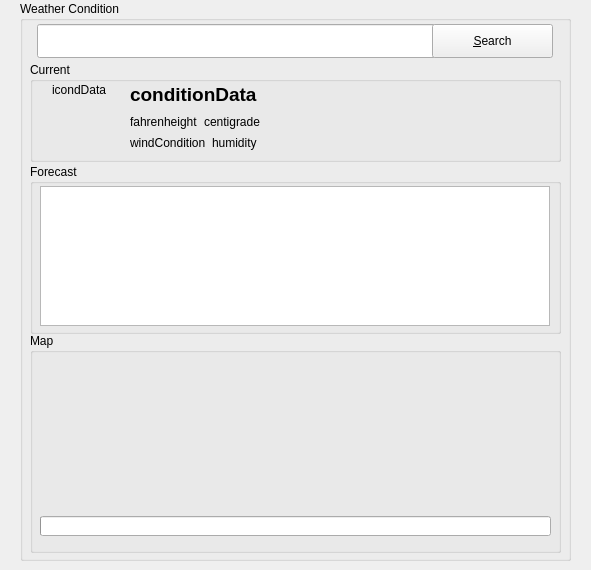
<?xml version="1.0" encoding="UTF-8"?>
<ui version="4.0">
 <class>Panahon</class>
 <widget class="QWidget" name="Panahon">
  <property name="geometry">
   <rect>
    <x>0</x>
    <y>0</y>
    <width>591</width>
    <height>570</height>
   </rect>
  </property>
  <property name="windowTitle">
   <string>Panahon</string>
  </property>
  <widget class="QGroupBox" name="weatherGroupBox">
   <property name="geometry">
    <rect>
     <x>20</x>
     <y>1</y>
     <width>551</width>
     <height>560</height>
    </rect>
   </property>
   <property name="title">
    <string>Weather Condition</string>
   </property>
   <widget class="QGroupBox" name="groupBox_3">
    <property name="geometry">
     <rect>
      <x>10</x>
      <y>163</y>
      <width>531</width>
      <height>170</height>
     </rect>
    </property>
    <property name="title">
     <string>Forecast</string>
    </property>
    <widget class="QTableWidget" name="forecastTable">
     <property name="geometry">
      <rect>
       <x>10</x>
       <y>22</y>
       <width>510</width>
       <height>140</height>
      </rect>
     </property>
    </widget>
   </widget>
   <widget class="QGroupBox" name="groupBox_4">
    <property name="geometry">
     <rect>
      <x>10</x>
      <y>332</y>
      <width>531</width>
      <height>220</height>
     </rect>
    </property>
    <property name="title">
     <string>Map</string>
    </property>
    <widget class="GoogleMap" name="gmap" native="true">
     <property name="geometry">
      <rect>
       <x>10</x>
       <y>19</y>
       <width>511</width>
       <height>160</height>
      </rect>
     </property>
    </widget>
    <widget class="QProgressBar" name="mapProgressBar">
     <property name="geometry">
      <rect>
       <x>10</x>
       <y>183</y>
       <width>511</width>
       <height>20</height>
      </rect>
     </property>
     <property name="value">
      <number>0</number>
     </property>
     <property name="textVisible">
      <bool>false</bool>
     </property>
     <property name="format">
      <string>%p%</string>
     </property>
    </widget>
   </widget>
   <widget class="QLineEdit" name="searchLineEdit">
    <property name="geometry">
     <rect>
      <x>17</x>
      <y>23</y>
      <width>400</width>
      <height>34</height>
     </rect>
    </property>
    <property name="font">
     <font>
      <pointsize>13</pointsize>
      <weight>75</weight>
      <bold>true</bold>
     </font>
    </property>
    <property name="toolTip">
     <string>Type name of a city or province or state e.g. New York, USA</string>
    </property>
    <property name="statusTip">
     <string>Type name of a city or province or state e.g. New York, USA</string>
    </property>
    <property name="inputMethodHints">
     <set>Qt::ImhNone</set>
    </property>
    <property name="placeholderText">
     <string/>
    </property>
   </widget>
   <widget class="QPushButton" name="searchPushButton">
    <property name="geometry">
     <rect>
      <x>412</x>
      <y>23</y>
      <width>121</width>
      <height>34</height>
     </rect>
    </property>
    <property name="text">
     <string>&amp;Search</string>
    </property>
    <property name="icon">
     <iconset resource="panahon.qrc">
      <normaloff>:/images/icon_search.png</normaloff>:/images/icon_search.png</iconset>
    </property>
   </widget>
   <widget class="QGroupBox" name="groupBox_2">
    <property name="geometry">
     <rect>
      <x>10</x>
      <y>61</y>
      <width>531</width>
      <height>100</height>
     </rect>
    </property>
    <property name="title">
     <string>Current</string>
    </property>
    <widget class="QFrame" name="frame">
     <property name="geometry">
      <rect>
       <x>10</x>
       <y>18</y>
       <width>80</width>
       <height>80</height>
      </rect>
     </property>
     <property name="frameShape">
      <enum>QFrame::NoFrame</enum>
     </property>
     <property name="frameShadow">
      <enum>QFrame::Plain</enum>
     </property>
     <property name="lineWidth">
      <number>0</number>
     </property>
     <widget class="QLabel" name="iconLabel">
      <property name="geometry">
       <rect>
        <x>-1</x>
        <y>3</y>
        <width>80</width>
        <height>70</height>
       </rect>
      </property>
      <property name="sizePolicy">
       <sizepolicy hsizetype="Expanding" vsizetype="Expanding">
        <horstretch>0</horstretch>
        <verstretch>0</verstretch>
       </sizepolicy>
      </property>
      <property name="text">
       <string>icondData</string>
      </property>
      <property name="scaledContents">
       <bool>true</bool>
      </property>
      <property name="alignment">
       <set>Qt::AlignHCenter|Qt::AlignTop</set>
      </property>
     </widget>
    </widget>
    <widget class="QWidget" name="layoutWidget">
     <property name="geometry">
      <rect>
       <x>100</x>
       <y>21</y>
       <width>421</width>
       <height>49</height>
      </rect>
     </property>
     <layout class="QVBoxLayout" name="verticalLayout_2">
      <item>
       <widget class="QLabel" name="conditionData">
        <property name="sizePolicy">
         <sizepolicy hsizetype="Expanding" vsizetype="Preferred">
          <horstretch>0</horstretch>
          <verstretch>0</verstretch>
         </sizepolicy>
        </property>
        <property name="font">
         <font>
          <pointsize>14</pointsize>
          <weight>75</weight>
          <bold>true</bold>
         </font>
        </property>
        <property name="text">
         <string>conditionData</string>
        </property>
       </widget>
      </item>
      <item>
       <layout class="QGridLayout" name="gridLayout">
        <item row="0" column="0">
         <widget class="QLabel" name="fahrenheit">
          <property name="sizePolicy">
           <sizepolicy hsizetype="Minimum" vsizetype="Preferred">
            <horstretch>0</horstretch>
            <verstretch>0</verstretch>
           </sizepolicy>
          </property>
          <property name="text">
           <string>fahrenheight</string>
          </property>
          <property name="scaledContents">
           <bool>false</bool>
          </property>
         </widget>
        </item>
        <item row="0" column="1">
         <widget class="QLabel" name="centigrade">
          <property name="sizePolicy">
           <sizepolicy hsizetype="Expanding" vsizetype="Preferred">
            <horstretch>0</horstretch>
            <verstretch>0</verstretch>
           </sizepolicy>
          </property>
          <property name="text">
           <string>centigrade</string>
          </property>
         </widget>
        </item>
       </layout>
      </item>
     </layout>
    </widget>
    <widget class="QWidget" name="layoutWidget">
     <property name="geometry">
      <rect>
       <x>100</x>
       <y>74</y>
       <width>420</width>
       <height>19</height>
      </rect>
     </property>
     <layout class="QFormLayout" name="formLayout">
      <item row="0" column="0">
       <widget class="QLabel" name="windCondition">
        <property name="sizePolicy">
         <sizepolicy hsizetype="Expanding" vsizetype="Preferred">
          <horstretch>0</horstretch>
          <verstretch>0</verstretch>
         </sizepolicy>
        </property>
        <property name="text">
         <string>windCondition</string>
        </property>
       </widget>
      </item>
      <item row="0" column="1">
       <widget class="QLabel" name="humidity">
        <property name="sizePolicy">
         <sizepolicy hsizetype="Expanding" vsizetype="Preferred">
          <horstretch>0</horstretch>
          <verstretch>0</verstretch>
         </sizepolicy>
        </property>
        <property name="text">
         <string>humidity</string>
        </property>
       </widget>
      </item>
     </layout>
    </widget>
   </widget>
   <zorder>groupBox_2</zorder>
   <zorder>groupBox_3</zorder>
   <zorder>groupBox_4</zorder>
   <zorder>searchLineEdit</zorder>
   <zorder>searchPushButton</zorder>
  </widget>
  <widget class="QWidget" name="layoutWidget">
   <property name="geometry">
    <rect>
     <x>0</x>
     <y>0</y>
     <width>2</width>
     <height>2</height>
    </rect>
   </property>
   <layout class="QVBoxLayout" name="verticalLayout"/>
  </widget>
  <widget class="QWidget" name="layoutWidget">
   <property name="geometry">
    <rect>
     <x>0</x>
     <y>0</y>
     <width>2</width>
     <height>2</height>
    </rect>
   </property>
   <layout class="QVBoxLayout" name="verticalLayout_3"/>
  </widget>
 </widget>
 <customwidgets>
  <customwidget>
   <class>GoogleMap</class>
   <extends>QWidget</extends>
   <header>google_map.h</header>
   <container>1</container>
  </customwidget>
 </customwidgets>
 <resources>
  <include location="panahon.qrc"/>
 </resources>
 <connections/>
 <designerdata>
  <property name="gridDeltaX">
   <number>10</number>
  </property>
  <property name="gridDeltaY">
   <number>10</number>
  </property>
  <property name="gridSnapX">
   <bool>true</bool>
  </property>
  <property name="gridSnapY">
   <bool>true</bool>
  </property>
  <property name="gridVisible">
   <bool>true</bool>
  </property>
 </designerdata>
</ui>
